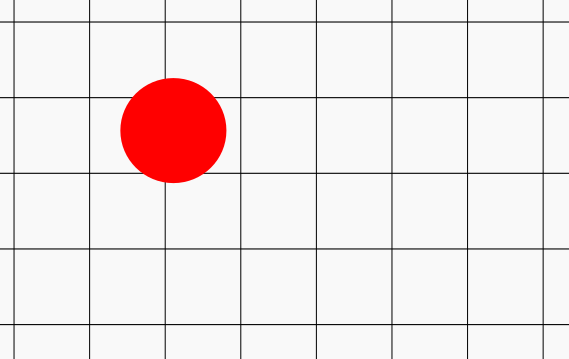
#> input picture teste_circle2.png, 569 x 359 px
$ python -i vidProc.py   (imports and definitions only)
#> lines starting #> are read from the running program, lines starting #| are printed output that depends on the picture; after the words box and inside, x2 and y2 are one past the last pixel; in counts of white or black regions, pixels touching at a corner belong together
import cv2
import numpy as np
import yaml
import numpy as np
import math
from matplotlib import pyplot as plt
import cellSum
import time
from operator import itemgetter


# [9 lines left out: function undist, not called in this run]

def show_wait_destroy(winname, img):
    cv2.imshow(winname, img)
    cv2.moveWindow(winname, 500, 0)
    cv2.waitKey(0)
    cv2.destroyWindow(winname)

# [108 lines left out: functions binaryGridDetection, finddirs, findIntPoints, findInitPoints, not called in this run]

def findCircles(path):
#> called with path = 'teste_circle2.png'
    img = cv2.imread(path)
#> img is the input picture: shape (359, 569, 3); mean B, G, R 231.4, 231.4, 242.3
    cimg=np.copy(img)
    #show_wait_destroy('teste', cimg)
    # Convert BGR to HSV
    hsv = cv2.cvtColor(img, cv2.COLOR_BGR2HSV)
#> hsv: shape (359, 569, 3); mean H, S, V 0, 10.9, 242.3

    '''
    #define range of blue color in hsv
    lower_blue = np.array([110,50,50])
    upper_blue = np.array([130,255,255])

    #define range of red color in hsv
    lower_red = np.array([160,50,50])
    upper_red = np.array([180,255,255])
    lower1 = np.array([0, 100, 20])
    upper1 = np.array([10, 255, 255])

    # Threshold the HSV image to get only blue colors
    mask_blue = cv2.inRange(hsv, lower_blue, upper_blue)


    # Threshold the HSV image to get only red colors
    mask_red = cv2.inRange(hsv, lower1, upper1)

    #show_wait_destroy('123', mask_red)
    '''


    '''
    # lower boundary RED color range values; Hue (0 - 10)
    lower1 = np.array([0, 100, 20])
    upper1 = np.array([10, 255, 255])

    # upper boundary RED color range values; Hue (160 - 180)
    lower2 = np.array([160,100,20])
    upper2 = np.array([179,255,255])

    lower_mask = cv2.inRange(hsv, lower1, upper1)
    upper_mask = cv2.inRange(hsv, lower2, upper2)

    full_mask = lower_mask + upper_mask;
    '''
    #img_blur = cv2.blur(src=img, ksize=(5, 5))
    gray = cv2.cvtColor(img, cv2.COLOR_BGR2GRAY)
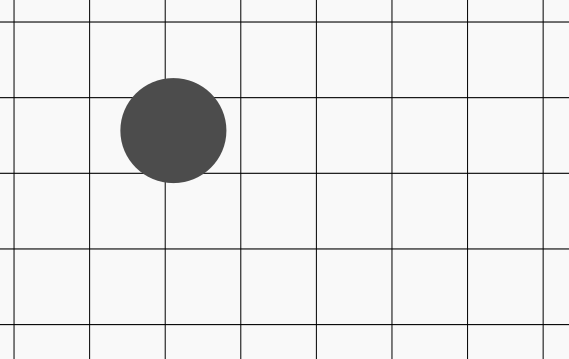
#> gray: shape (359, 569); min 1, max 249, mean 234.6

    #blurred = cv2.GaussianBlur(gray, (7, 7), 0)
    blurred = cv2.medianBlur(gray, 15)
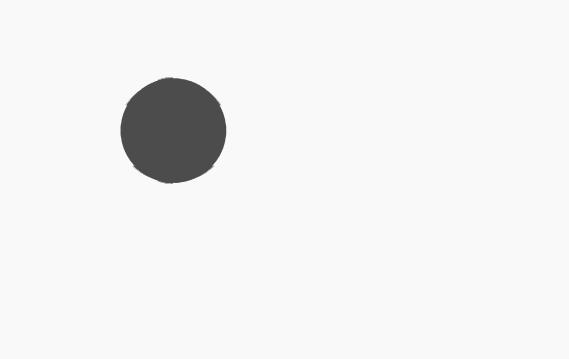
#> blurred: shape (359, 569); min 76, max 249, mean 241.6
    show_wait_destroy("blurred", blurred)
    #show_wait_destroy("blur", binary)

    full_mask = cv2.inRange(hsv, (36, 25, 25), (70, 255,255))
#> full_mask: shape (359, 569); every value is 0
    result = cv2.bitwise_and(img, img, mask=full_mask)
#> result: shape (359, 569, 3); every value is 0

    _, binary = cv2.threshold(blurred, 120, 255, cv2.THRESH_BINARY_INV)
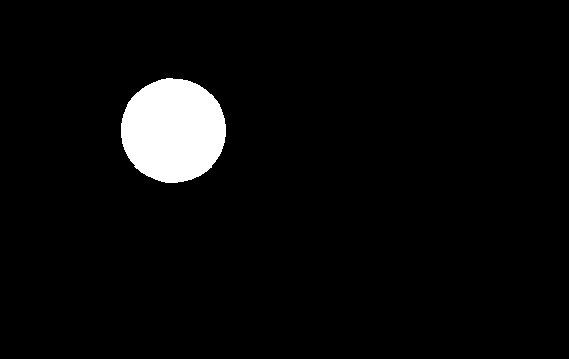
#> binary: shape (359, 569); 4.2% white; 1 white region, box (x1, y1, x2, y2) and area: (121, 78, 226, 183) 8645
    #binary = cv2.adaptiveThreshold(blurred,255,cv2.ADAPTIVE_THRESH_GAUSSIAN_C,cv2.THRESH_BINARY, 11, 2)
    #horizontal = cv2.dilate(horizontal, horizontalStructure)
    show_wait_destroy('teste', binary)

    # Taking a matrix of size 5 as the kernel
    kernel = np.ones((5,5), np.uint8)
    closing = cv2.morphologyEx(binary, cv2.MORPH_CLOSE, kernel)
#> closing: shape (359, 569); 4.2% white; 1 white region, box (x1, y1, x2, y2) and area: (121, 78, 226, 183) 8646
    img_dilation = cv2.dilate(binary, kernel, iterations=1)
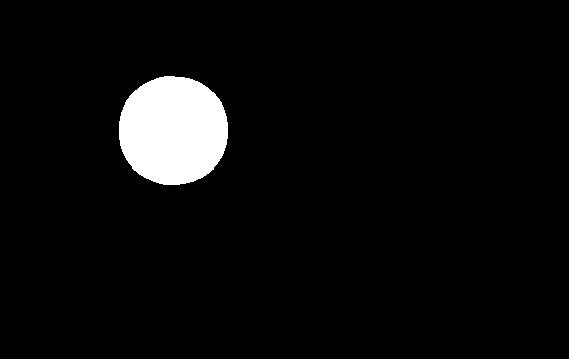
#> img_dilation: shape (359, 569); 4.7% white; 1 white region, box (x1, y1, x2, y2) and area: (119, 76, 228, 185) 9502
    show_wait_destroy('teste', img_dilation)
    show_wait_destroy('teste', closing)


    result1 = cv2.cvtColor(result, cv2.COLOR_HSV2BGR)
    #circles = cv2.HoughCircles(cv2.cvtColor(img, cv2.COLOR_BGR2GRAY), cv2.HOUGH_GRADIENT,3,1000, param1=25,param2=200,minRadius=120,maxRadius=140)
    circles = cv2.HoughCircles(blurred, cv2.HOUGH_GRADIENT,3,1000, param1=25,param2=200,minRadius=120,maxRadius=140)
#> circles = None
    if circles is not None:
        circles = np.uint16(np.around(circles))
        for i in circles[0,:]:
            # draw the outer circle
            cv2.circle(cimg,(i[0],i[1]),i[2],(0,255,0),2)
            # draw the center of the circle
            cv2.circle(cimg,(i[0],i[1]),2,(0,255,0),3)

#> (the run stopped early here; a loop or call above may not have finished)
